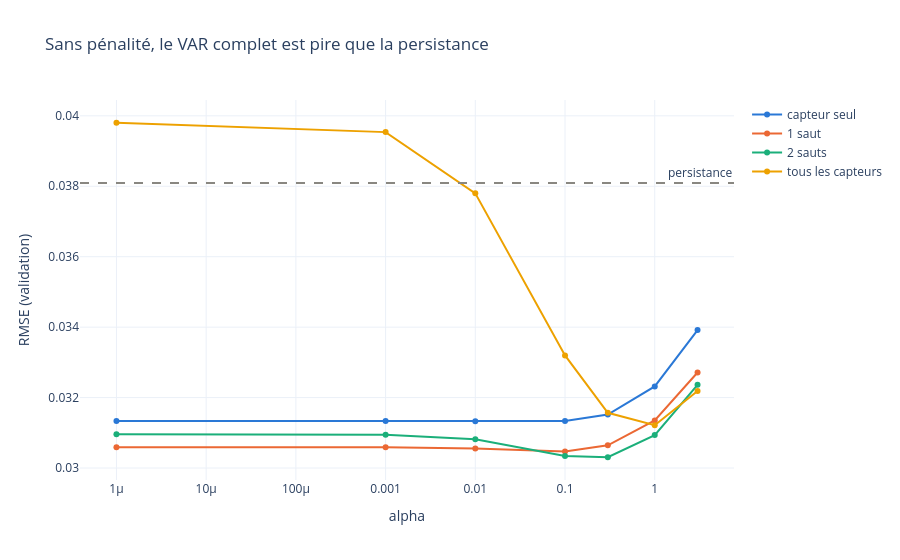

Notebook code for this chart:
### Markdown cell above
## Choix du voisinage et de la pénalité
On teste chaque couple (voisinage, `alpha`) sur la validation.

### Code cell
rmse = reglage(X_a, Y_a, X_v, Y_v)
voir_reglage(rmse, Y_v, X_v, "Sans pénalité, le VAR complet est pire que la persistance")

### Figure 1 — Plotly figure (JSON) as saved in the notebook; plotly's stock layout.template omitted (floating-point values rounded to 4 significant figures)
{"data": [{"line": {"color": "#2a78d6", "width": 2}, "mode": "lines+markers", "name": "capteur seul", "type": "scatter", "x": [1e-06, 0.001, 0.01, 0.1, 0.3, 1, 3], "y": [0.03133, 0.03133, 0.03133, 0.03133, 0.03152, 0.03232, 0.03392]}, {"line": {"color": "#eb6834", "width": 2}, "mode": "lines+markers", "name": "1 saut", "type": "scatter", "x": [1e-06, 0.001, 0.01, 0.1, 0.3, 1, 3], "y": [0.03059, 0.03059, 0.03055, 0.03047, 0.03065, 0.03135, 0.03271]}, {"line": {"color": "#1baf7a", "width": 2}, "mode": "lines+markers", "name": "2 sauts", "type": "scatter", "x": [1e-06, 0.001, 0.01, 0.1, 0.3, 1, 3], "y": [0.03096, 0.03094, 0.03082, 0.03034, 0.03031, 0.03093, 0.03236]}, {"line": {"color": "#eda100", "width": 2}, "mode": "lines+markers", "name": "tous les capteurs", "type": "scatter", "x": [1e-06, 0.001, 0.01, 0.1, 0.3, 1, 3], "y": [0.0398, 0.03954, 0.0378, 0.0332, 0.03157, 0.03121, 0.03219]}], "layout": {"annotations": [{"showarrow": false, "text": "persistance", "x": 1, "xanchor": "right", "xref": "x domain", "y": 0.03809, "yanchor": "bottom", "yref": "y"}], "hovermode": "x unified", "shapes": [{"line": {"color": "#898781", "dash": "dash"}, "type": "line", "x0": 0, "x1": 1, "xref": "x domain", "y0": 0.03809, "y1": 0.03809, "yref": "y"}], "title": {"text": "Sans pénalité, le VAR complet est pire que la persistance"}, "xaxis": {"title": {"text": "alpha"}, "type": "log"}, "yaxis": {"title": {"text": "RMSE (validation)"}}}}
